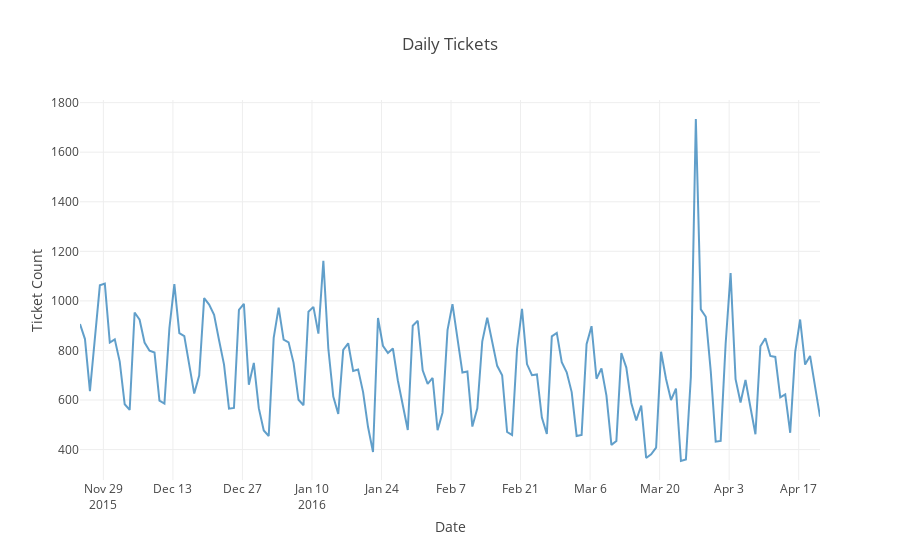

Here is the notebook cell this chart was saved with:
### Code cell
line_plot(df[['Total Tickets Opened']], 'Daily Tickets', 'Ticket Count')

### Figure 1 — Plotly figure (JSON) as saved in the notebook; plotly's stock layout.template omitted (floating-point values rounded to 4 significant figures; data arrays with more than 128 entries replaced by an {"elided": "..."} marker saying what was removed)
{"data": [{"marker": {"size": 6}, "mode": "lines", "name": "Total Tickets Opened", "opacity": 0.7, "type": "scatter", "uid": "ac5d79ea-36f7-11e9-8845-acde48001122", "x": {"elided": "150 str values"}, "y": {"elided": "150 int values"}}], "layout": {"bargap": 0.1, "title": "Daily Tickets", "xaxis": {"title": "Date"}, "yaxis": {"title": "Ticket Count"}}}
